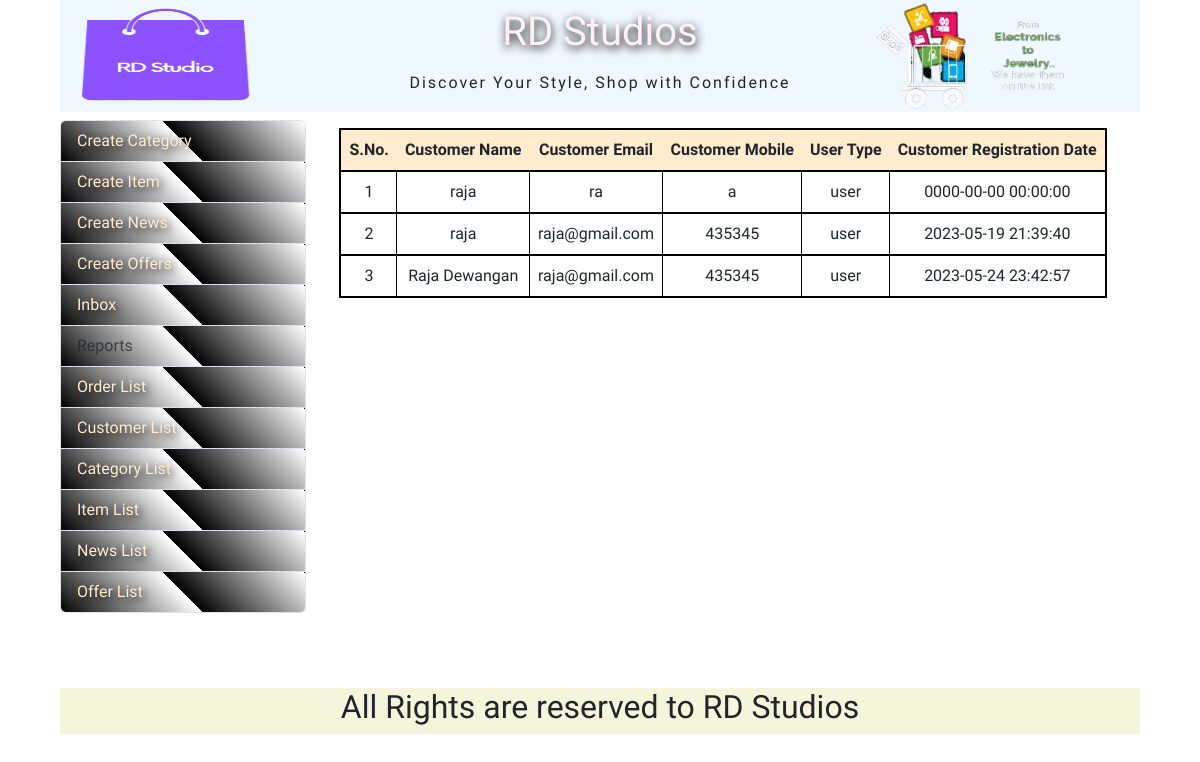
The page /customerList.php on the database its author committed.
### tables this page shows
CREATE TABLE IF NOT EXISTS `user_info` (
  `cust_id` int(11) NOT NULL AUTO_INCREMENT,
  `cust_name` varchar(55) NOT NULL,
  `cust_email` varchar(20) NOT NULL,
  `cust_mobile` varchar(55) NOT NULL,
  `user_name` varchar(20) NOT NULL,
  `user_pass` varchar(20) NOT NULL,
  `user_type` varchar(5) NOT NULL DEFAULT 'user',
  `reg_date` datetime NOT NULL,
  PRIMARY KEY (`cust_id`)
);

### customerList.php (the view, shortened to what this page needs)
<?php
require_once("header.php");
?>
<div id="container">
<div id="adminArea" class="row">
<div id="leftAdminArea">
    <?php
     require_once("adminMenu.php");
    ?>
</div>
<div id="rightAdminArea">
    <?php
    require_once("dbconnect.php");
    $sql = "SELECT * FROM `user_info` WHERE `user_type`='user' ORDER BY cust_name";
    $rsNews = mysqli_query($con, $sql) or die("Query Error -1");
    ?>
    <table id="displayCartInfoTable">
        <tr>
            <th>S.No.</th>
            <th>Customer Name</th>
            <th>Customer Email</th>
            <th>Customer Mobile</th>
            <th>User Type</th>
            <th>Customer Registration Date</th>
        </tr>
        <?php
        $cnt = 0;
        while ($row = mysqli_fetch_array($rsNews)) {
            $cnt++;
            echo("<tr>");
            echo("<td>$cnt</td>");
            echo("<td>{$row['cust_name']}</td>");
            echo("<td>{$row['cust_email']}</td>");
            echo("<td>{$row['cust_mobile']}</td>");
            echo("<td>{$row['user_type']}</td>");
            echo("<td>{$row['reg_date']}</td>");
            echo("</tr>");
        }
        ?>
    </table>
</div>
</div>
</div>
<?php
require_once("footer.php");
?>

### css/style.css (style rules this page uses)
* { margin: 0px; padding: 0px; }
body { font-family: 'Balthazar', serif; }
#container { margin: 0.5rem; width: 90vw; display: flex; flex-direction: column; min-height: 70vh; max-height: fit-content; }
#adminArea { width: 100%; }
#leftAdminArea { width: 25%; }
#rightAdminArea { width: 75%; }
#displayCartInfoTable { margin: 0.5rem auto; border: 2px solid black; }
#displayCartInfoTable tr { border: 2px solid black; }
#displayCartInfoTable td { border: 1px solid black; width: fit-content; padding: 0.5rem; text-align: center; }
#displayCartInfoTable th { text-align: center; background-color: blanchedalmond; padding: 0.5rem; }

### rows shown on the page
user_info: cust_name "raja", cust_email "ra", cust_mobile "a", user_type "user", reg_date "0000-00-00 00:00:00"
user_info: cust_name "raja", cust_email "raja@gmail.com", cust_mobile "435345", user_type "user", reg_date "2023-05-19 21:39:40"
user_info: cust_name "Raja Dewangan", cust_email "raja@gmail.com", cust_mobile "435345", user_type "user", reg_date "2023-05-24 23:42:57"
